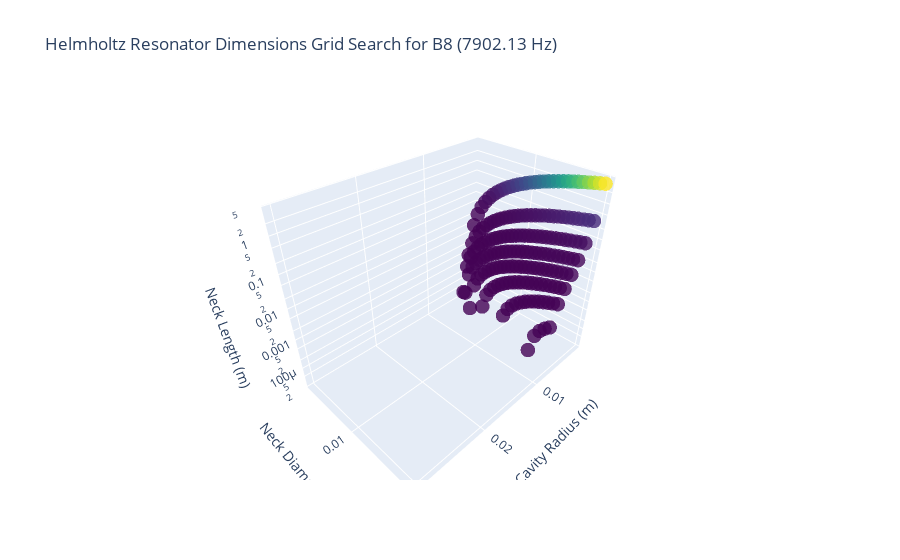

Notebook code for this chart:
### Code cell
note_idx = 2

b8_r_cavity, b8_d, b8_L = parameter_sweep(
    chord_frequencies_defined[note_idx][1],
    chord_frequencies_defined[note_idx][0],
)

### Figure 1 — Plotly figure (JSON) as saved in the notebook; plotly's stock layout.template omitted (floating-point values rounded to 4 significant figures; data arrays with more than 128 entries replaced by an {"elided": "..."} marker saying what was removed)
{"data": [{"marker": {"color": {"elided": "900 float values"}, "colorscale": [[0, "#440154"], [0.1111, "#482878"], [0.2222, "#3e4989"], [0.3333, "#31688e"], [0.4444, "#26828e"], [0.5556, "#1f9e89"], [0.6667, "#35b779"], [0.7778, "#6ece58"], [0.8889, "#b5de2b"], [1, "#fde725"]], "opacity": 0.8, "size": 5}, "mode": "markers", "type": "scatter3d", "x": {"elided": "900 float values"}, "y": {"elided": "900 float values"}, "z": {"elided": "900 float values"}}], "layout": {"scene": {"xaxis": {"title": {"text": "Cavity Radius (m)"}}, "yaxis": {"title": {"text": "Neck Diameter (m)"}}, "zaxis": {"title": {"text": "Neck Length (m)"}, "type": "log"}}, "title": {"text": "Helmholtz Resonator Dimensions Grid Search\nfor B8 (7902.13 Hz)"}}}
